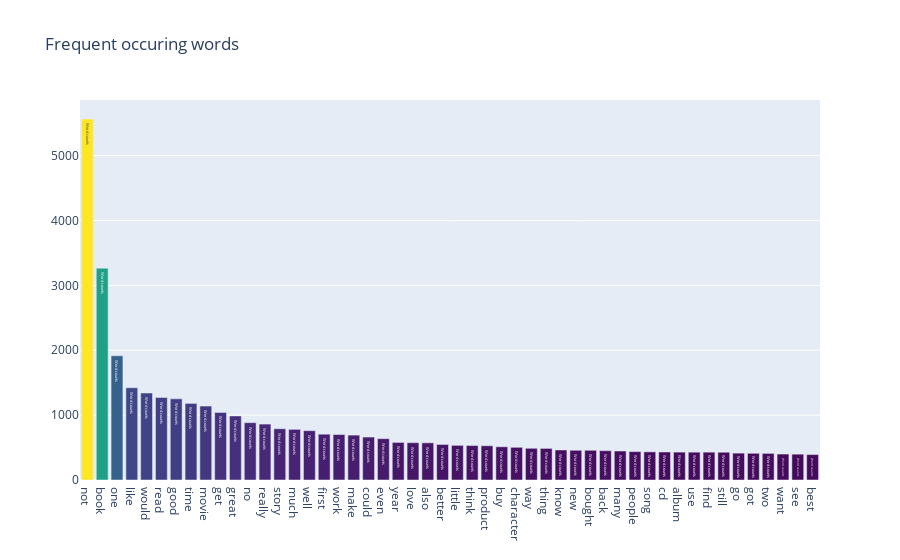

Notebook cell for this chart:
### Code cell
#displaying the bar chart for the words in the dataset
iplot(dataset_count_after_bar, filename='basic-bar')

### Figure 1 — Plotly figure (JSON) as saved in the notebook; plotly's stock layout.template omitted (floating-point values rounded to 4 significant figures)
{"data": [{"marker": {"color": [5565, 3265, 1915, 1422, 1341, 1272, 1251, 1181, 1139, 1042, 988, 884, 862, 790, 781, 760, 706, 701, 692, 662, 637, 579, 575, 573, 548, 534, 531, 528, 512, 504, 489, 487, 463, 458, 458, 452, 447, 438, 434, 432, 430, 429, 429, 428, 414, 412, 410, 400, 398, 392, 392, 391, 389, 385, 378, 378, 374, 370, 367, 366, 363, 350, 349, 349, 349, 346, 346, 341, 336, 333, 332, 330, 327, 316, 315, 314, 310, 310, 306, 305, 302, 302, 299, 294, 291, 288, 288, 276, 274, 271, 270, 270, 270, 269, 268, 267, 264, 263, 262, 261], "colorscale": [[0, "#440154"], [0.1111, "#482878"], [0.2222, "#3e4989"], [0.3333, "#31688e"], [0.4444, "#26828e"], [0.5556, "#1f9e89"], [0.6667, "#35b779"], [0.7778, "#6ece58"], [0.8889, "#b5de2b"], [1, "#fde725"]]}, "text": "Word counts", "type": "bar", "x": ["not", "book", "one", "like", "would", "read", "good", "time", "movie", "get", "great", "no", "really", "story", "much", "well", "first", "work", "make", "could", "even", "year", "love", "also", "better", "little", "think", "product", "buy", "character", "way", "thing", "know", "new", "bought", "back", "many", "people", "song", "cd", "album", "use", "find", "still", "go", "got", "two", "want", "see", "best"], "y": [5565, 3265, 1915, 1422, 1341, 1272, 1251, 1181, 1139, 1042, 988, 884, 862, 790, 781, 760, 706, 701, 692, 662, 637, 579, 575, 573, 548, 534, 531, 528, 512, 504, 489, 487, 463, 458, 458, 452, 447, 438, 434, 432, 430, 429, 429, 428, 414, 412, 410, 400, 398, 392]}], "layout": {"title": {"text": "Frequent occuring words"}}}
